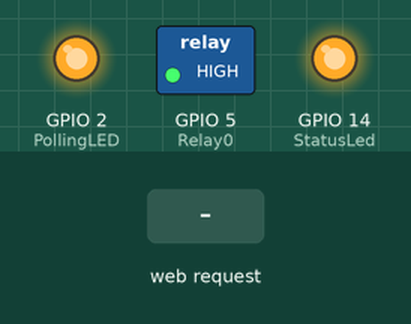
Simulated run of this sketch. Board: ESP8266 (NodeMCU). On the bench: switched loads named in the sketch (green lamp = pin HIGH), output pins drawn as LEDs (lit = HIGH). The test bench sets the inputs (shaded band). WiFi joins after 1.5 s; servers stay silent unless stated; what the sketch prints to the serial monitor is not drawn.

Above: at 2.7 s.
2.8 s: HTTP request GET /0_1 received
At 3.4 s:
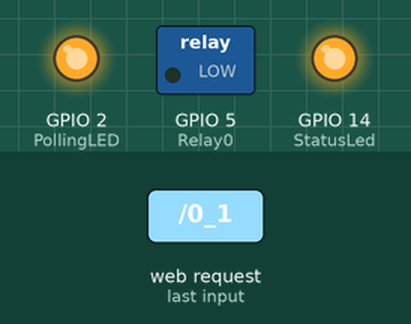
4.3 s: HTTP request GET /30_30 received
At 4.6 s:
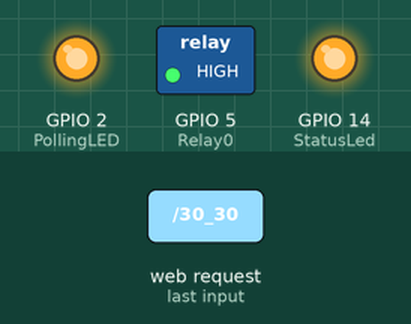
5.8 s: HTTP request GET /0_2 received
At 6.9 s:
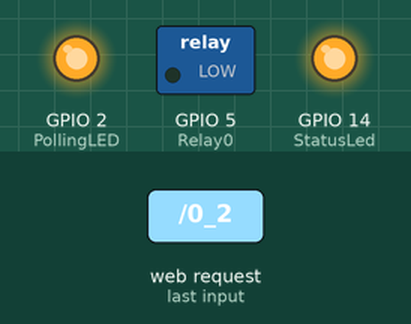
Timing chart, 0 to 8.8 s (numbered marks = the images above; inputs shaded):
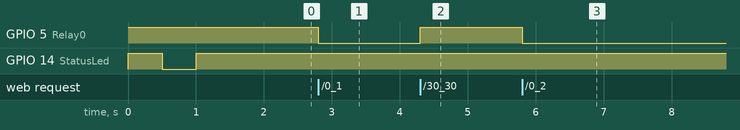

Measured:
- after the input at 2.8 s, GPIO 5 (Relay0): HIGH → LOW at once
- after the input at 4.3 s, GPIO 5 (Relay0): LOW → HIGH at once
- after the input at 5.8 s, GPIO 5 (Relay0): HIGH → LOW at once

The sketch:

esp8266_thermostat.ino
```cpp
#include <ESP8266WiFi.h>
#include <ESP8266WebServer.h>

const char* ssid = "LiterallyOnFire";
const char* password = "askthegatekeeper";

ESP8266WebServer server(80);

long on_from;
long on_to;
long off_from;
long off_to;

String memory = "";

const int StatusLed  = 14;
const int PollingLED = 2;

const int half_hour = 30 * 60;

const int Relay0 = 5;

int highLevel = 1;
int relay_1_state;

void setup(void){
  Serial.begin(115200);

  pinMode(StatusLed, OUTPUT);
  pinMode(PollingLED, OUTPUT);
  pinMode(Relay0, OUTPUT);

  digitalWrite(Relay0, highLevel);

  _1_0();

  digitalWrite(StatusLed,  0);
  digitalWrite(PollingLED, 1);

  // Connect to WiFi network
  WiFi.begin(ssid, password);
  Serial.println("");

  // Wait for connection
  int ledtoggle = 0;
  while (WiFi.status() != WL_CONNECTED) {
    ledtoggle = !ledtoggle;
    Serial.print("Waiting for ");
    Serial.print(ssid);
    Serial.println("...");
    digitalWrite(StatusLed, ledtoggle);
    delay(500);
  }

  digitalWrite(StatusLed, 1);
  Serial.println("");
  Serial.print("Connected to ");
  Serial.println(ssid);
  Serial.print("IP address ");
  Serial.println(WiFi.localIP());

  server.on("/", handle_root);
  server.on("/30_30", _30_30);
  server.on("/1_1", _1_1);
  server.on("/1_2", _1_2);
  server.on("/1_4", _1_4);
  server.on("/1_6", _1_6);
  server.on("/0_1", _0_1);
  server.on("/0_2", _0_2);
  server.on("/0_4", _0_4);
  server.on("/0_6", _0_6);
  server.on("/0_8", _0_8);
  server.on("/0_12", _0_12);
  server.on("/1_0", _1_0);

  server.begin();
  Serial.println("HTTP server started");
}

long now(){
  return millis();
}

void loop(void){
  int ledtoggle = 1;
  digitalWrite(StatusLed, 1);
  server.handleClient();

  if(off_from < now() && off_to > now()){
    digitalWrite(Relay0, !highLevel);
  }

  if(on_from < now() && on_to > now()){
    digitalWrite(Relay0, highLevel);
  }

  if(off_to < now() && on_to < now()){
    if(memory == "_30_30")  _30_30();
    if(memory == "_1_0")  _1_0();
    if(memory == "_1_1")  _1_1();
    if(memory == "_1_2")  _1_2();
    if(memory == "_1_4")  _1_4();
    if(memory == "_1_6")  _1_6();
    if(memory == "_1_0m")    _1_0();

    //if(memory == "_0_1")  _0_1();
    //if(memory == "_0_2")  _0_2();
    //if(memory == "_0_4")  _0_4();
    //if(memory == "_0_6")  _0_6();
    //if(memory == "_0_8")  _0_8();
    //if(memory == "_0_8")  _0_12();

    delay(50);
  }

  while (WiFi.status() != WL_CONNECTED) {
    ledtoggle = !ledtoggle;
    Serial.print("Waiting for ");
    Serial.print(ssid);
    Serial.println("...");
    digitalWrite(StatusLed, ledtoggle);
    delay(500);
  }
}


void handle_root(){
  String html = "";
  String html_1 = "<h1>Furnace Snoozer @ ";
  String html_2 = "</h1>Connected to ";
  String html_3 = "<br><br>";
  String html_4 = "Choose how long the thermostat should snooze for.<br><br>";
  String html_4_1 = "Currently set to <b>";
  String html_4_2 = "";
  String html_4_3 = "</b><br><br><br>";
  String html_4_4 = "<a href='./30_30'>Auto-snooze every 30 min, resume every 30 min</a><br><br>";
  String html_5 = "<a href='./1_1'>Auto-snooze every hour, resume every hour</a><br><br>";
  String html_6 = "<a href='./1_2'>Auto-snooze every hour, resume every 2 hour</a><br><br>";
  String html_7 = "<a href='./1_4'>Auto-snooze every hour, resume every 4 hour</a><br><br>";
  String html_8 = "<a href='./1_6'>Auto-snooze every hour, resume every 6 hour</a><br><br>";
  String html_8_1 = "<a href='./0_1'>Keep settings, Snooze now for 1 hour</a><br><br>";
  String html_9 = "<a href='./0_2'>Keep settings, Snooze now for 2 hour</a><br><br>";
  String html_10 = "<a href='./0_4'>Keep settings, Snooze now for 4 hour</a><br><br>";
  String html_11 = "<a href='./0_6'>Keep settings, Snooze now for 6 hour</a><br><br>";
  String html_12 = "<a href='./0_8'>Keep settings, Snooze now for 8 hour</a><br><br>";
  String html_13 = "<a href='./0_12'>Keep settings, Snooze now for 12 hour</a><br><br>";
  String html_14 = "<a href='./1_0'>Stay ON</a><br>";


  if(memory == "_1_0") html_4_2 = "ON (no snooze)";
  if(memory == "_30_30") html_4_2 = "On 0.5 hr, Snooze 0.5 hr";
  if(memory == "_1_1") html_4_2 = "On 1 hr, Snooze 1 hr";
  if(memory == "_1_2") html_4_2 = "On 1 hr, Snooze 2 hr";
  if(memory == "_1_4") html_4_2 = "On 1 hr, Snooze 4 hr";
  if(memory == "_1_6") html_4_2 = "On 1 hr, Snooze 6 hr";
  if(memory == "_0_1") html_4_2 = "Snooze 1 hr";
  if(memory == "_0_2") html_4_2 = "Snooze 2 hr";
  if(memory == "_0_4") html_4_2 = "Snooze 4 hr";
  if(memory == "_0_6") html_4_2 = "Snooze 6 hr";
  if(memory == "_0_8") html_4_2 = "Snooze 8 hr";
  if(memory == "_0_12") html_4_2 = "Snooze 12 hr";
  if(memory == "ON")    html_4_2 = "ON (no snooze)";

  IPAddress ip = WiFi.localIP();
  char sprintf_buffer[128];
  sprintf(sprintf_buffer, "%d.%d.%d.%d", ip[0], ip[1], ip[2], ip[3]);

  html.concat(html_1);
  html.concat(sprintf_buffer);
  html.concat(html_2);
  html.concat(ssid);
  html.concat(html_3);
  html.concat(html_4);
  html.concat(html_4_1);
  html.concat(html_4_2);
  html.concat(html_4_3);
  html.concat(html_4_4);
  html.concat(html_5);
  html.concat(html_6);
  html.concat(html_7);
  html.concat(html_8);
  html.concat(html_8_1);
  html.concat(html_9);
  html.concat(html_10);
  html.concat(html_11);
  html.concat(html_12);
  html.concat(html_13);
  html.concat(html_14);

  server.send(200, "text/html", html);
}

void _30_30(){
  on_from  = now();
  on_to    = now() + 1000 * half_hour * 1;
  off_from = on_to + 1;
  off_to   = now() + 1000 * half_hour * 2;

  memory = "_30_30";
  handle_root();
}

void _1_1(){
  on_from  = now();
  on_to    = now() + 1000 * half_hour * 2 * 1;
  off_from = on_to + 1;
  off_to   = now() + 1000 * half_hour * 2 * 2;

  memory = "_1_1";
  handle_root();
}

void _1_2(){
  on_from  = now();
  on_to    = now() + 1000 * half_hour * 2 * 1;
  off_from = on_to + 1;
  off_to   = now() + 1000 * half_hour * 2 * 3;

  memory = "_1_2";
  handle_root();
}

void _1_4(){
  on_from  = now();
  on_to    = now() + 1000 * half_hour * 2 * 1;
  off_from = on_to + 1;
  off_to   = now() + 1000 * half_hour * 2 * 5;

  memory = "_1_4";
  handle_root();
}

void _1_6(){
  on_from  = now();
  on_to    = now() + 1000 * half_hour * 2 * 1;
  off_from = on_to + 1;
  off_to   = now() + 1000 * half_hour * 2 * 7;

  memory = "_1_6";
  handle_root();
}

void _0_1(){
  on_from = 0;
  on_to   = 0;
  off_from = now();
  off_to   = now() + 1000 * half_hour * 2 * 1;

  handle_root();
}

void _0_2(){
  on_from = 0;
  on_to   = 0;
  off_from = now();
  off_to   = now() + 1000 * half_hour * 2 * 2;

  handle_root();
}

void _0_4(){
  on_from = 0;
  on_to   = 0;
  off_from = now();
  off_to   = now() + 1000 * half_hour * 2 * 4;

  handle_root();
}

void _0_6(){
  on_from = 0;
  on_to   = 0;
  off_from = now();
  off_to   = now() + 1000 * half_hour * 2 * 6;

  handle_root();
}

void _0_8(){
  on_from = 0;
  on_to   = 0;
  off_from = now();
  off_to   = now() + 1000 * half_hour * 2 * 8;

  handle_root();
}

void _0_12(){
  on_from = 0;
  on_to   = 0;
  off_from = now();
  off_to   = now() + 1000 * half_hour * 2 * 12;

  handle_root();
}

void _1_0(){
  on_from = 0;
  on_to   = 2147483647;
  off_from = 0;
  off_to   = 0;

  handle_root();
  memory = "_1_0";
}
```
